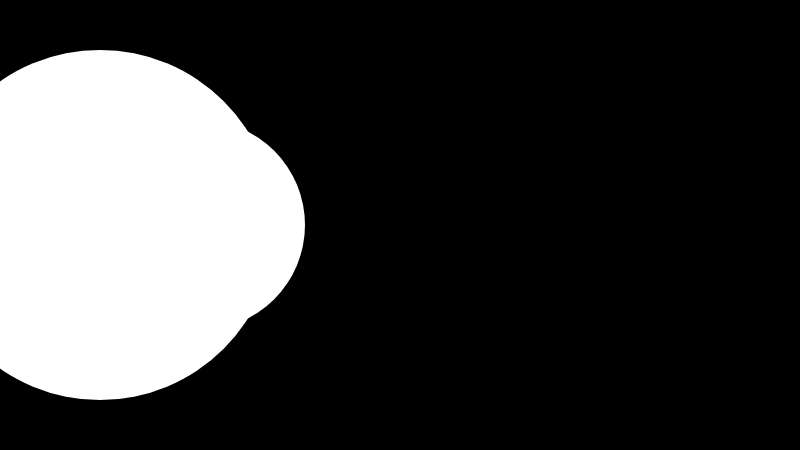
Frame 1 (no input)
Frame 60 (no input): identical to frame 1, image omitted
Frame 120 (the mouse pressed at the canvas centre since frame 60): identical to frame 1, image omitted

The p5.js sketch that drew this single still picture (run headless with seeded random() and noise() and a simulated clock; from frame 60 on, the mouse is pressed at the canvas centre):

// p5.js sketch
// ── sketch.js
/*
 * Loops and Arrays - Using for loops to access array items
 * @author Gareth Foote
 */


var sizes = [ 20, 350, 80, 210 ];

function setup() {
  createCanvas( 800, 450 );
  background( 0 );
  noStroke();
}

function draw() {
  background( 0 );

  ellipse(50, 225, sizes[0]);
  ellipse(100, 225, sizes[1]);
  ellipse(150, 225, sizes[2]);
  ellipse(200, 225, sizes[3]);

  // TASK: Create a for loop and log each value in the sizes array.
  // TASK: Draw an ellipse inside the for loop for each size.

}
